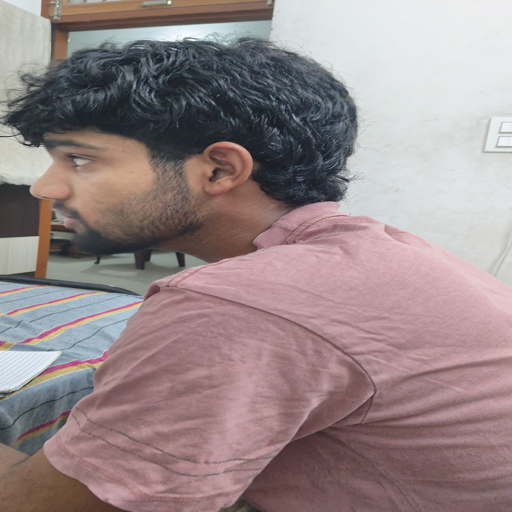
#> input picture benchmarks/sample_original_1.png, 512 x 512 px
$ python bench.py --image sample_original_1.png
#> lines starting #> are read from the running program, lines starting #| are printed output that depends on the picture
### python_impl/blur.py
def box_blur(pixels, width, height, channels, radius):
    output = bytearray(len(pixels))
    for y in range(height):
        for x in range(width):
            for c in range(channels):
                total = 0
                count = 0
                for ky in range(-radius, radius + 1):
                    for kx in range(-radius, radius + 1):
                        nx, ny = x + kx, y + ky
                        if 0 <= nx < width and 0 <= ny < height:
                            total += pixels[(ny * width + nx) * channels + c]
                            count += 1
                output[(y * width + x) * channels + c] = total // count
    return bytes(output)

### benchmarks/bench.py
import sys, time, os, argparse

# Setup paths to ensure we can import the local build modules
ROOT = os.path.dirname(os.path.dirname(os.path.abspath(__file__)))
sys.path.insert(0, ROOT)
sys.path.insert(0, os.path.join(ROOT, "build"))

import numpy as np
import matplotlib.pyplot as plt
import fast_blur
from python_impl.blur import box_blur
from PIL import Image, ImageFilter


import fast_blur
from python_impl.blur import box_blur

def get_image(size, image_path=None):
#> called with size = 128, image_path = 'sample_original_1.png'
    if image_path and os.path.exists(image_path):
        img = Image.open(image_path).convert("RGB").resize((size, size))
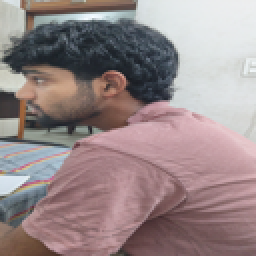
#> img: PIL image 128x128 RGB (shown 2 times larger); mean R, G, B 151.5, 135.7, 136.6
        return np.array(img, dtype=np.uint8)
    # Fallback to random noise if no valid image is provided
    return np.random.randint(0, 255, (size, size, 3), dtype=np.uint8)

if __name__ == "__main__":
    parser = argparse.ArgumentParser(description="Benchmark fast_blur against pure Python and PIL")
    parser.add_argument("--image", type=str, default=None, help="Path to a real image to use instead of synthetic data")
    parser.add_argument("--radius", type=float, default=3.0, help="Blur radius")
    parser.add_argument("--sizes", nargs="+", type=int, default=[128, 256, 512, 1024, 2048], help="List of square image sizes to benchmark")
    args = parser.parse_args()

    radius = args.radius
    sizes = args.sizes

    print(f"\nRadius: {radius} | Source: {args.image or 'synthetic'}\n")
    print(f"{'Size':<10} {'Python':>10} {'PIL':>10} {'C++':>10} {'vs Python':>12} {'vs PIL':>10}")
    print("-" * 68)

    py_times, pil_times, cpp_times = [], [], []

    for s in sizes:
        img_np = get_image(s, args.image)
        img_pil = Image.fromarray(img_np)
        flat_bytes = img_np.flatten().tobytes()

        # Pure Python is generally slow, so we only measure it once
        start = time.perf_counter()
        box_blur(flat_bytes, s, s, 3, int(radius))
        py_t = time.perf_counter() - start

        # Average PIL over 3 runs
        pil_runs = []
        for _ in range(3):
            start = time.perf_counter()
            img_pil.filter(ImageFilter.BoxBlur(radius))
            pil_runs.append(time.perf_counter() - start)
#> after the loop, pil_runs = [0.000393, 0.000232, 0.000235]
        pil_t = sum(pil_runs) / 3
#> pil_t = 0.000287

        # Average C++ pybind11 over 3 runs
        cpp_runs = []
        for _ in range(3):
            start = time.perf_counter()
#> (the run stopped early here; a loop or call above may not have finished)
